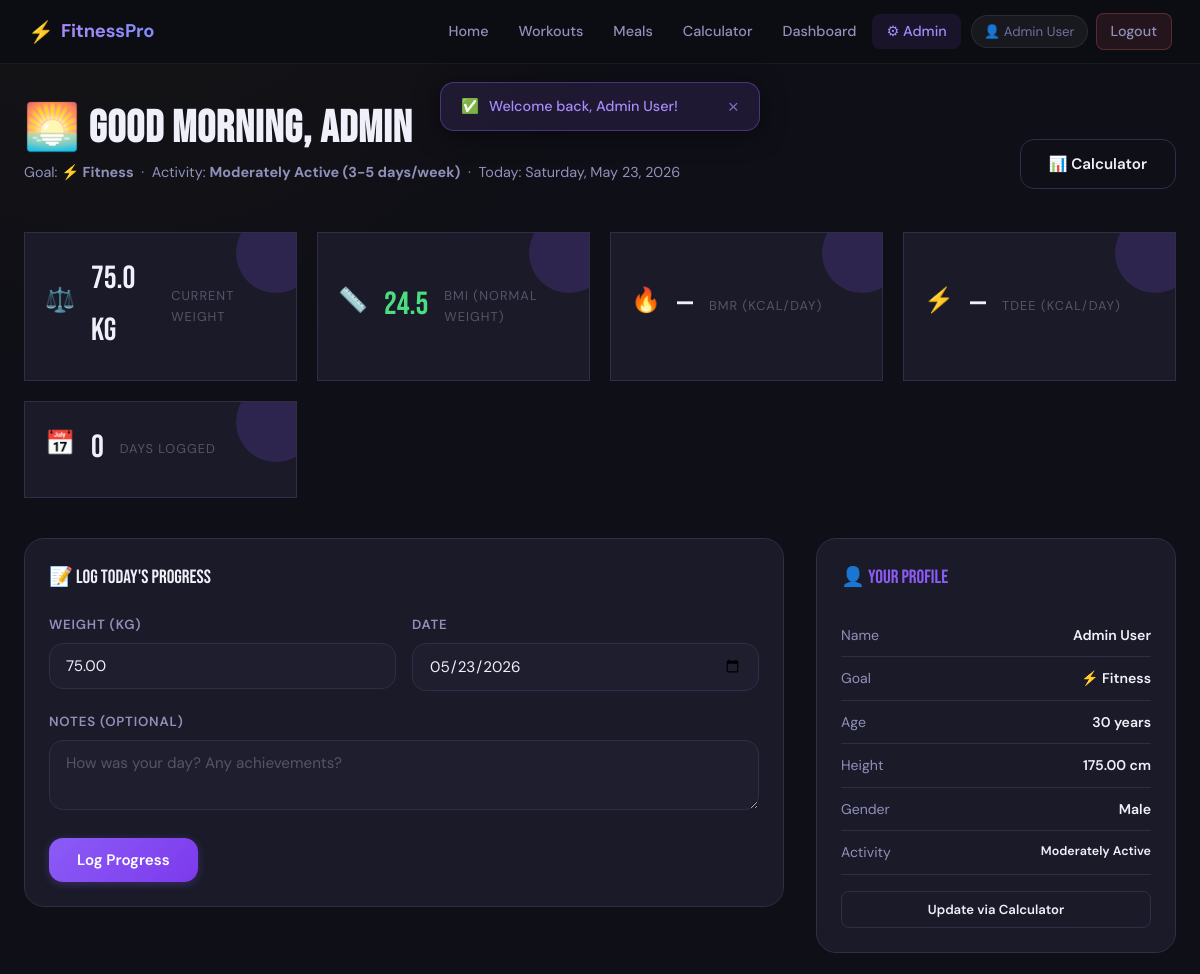
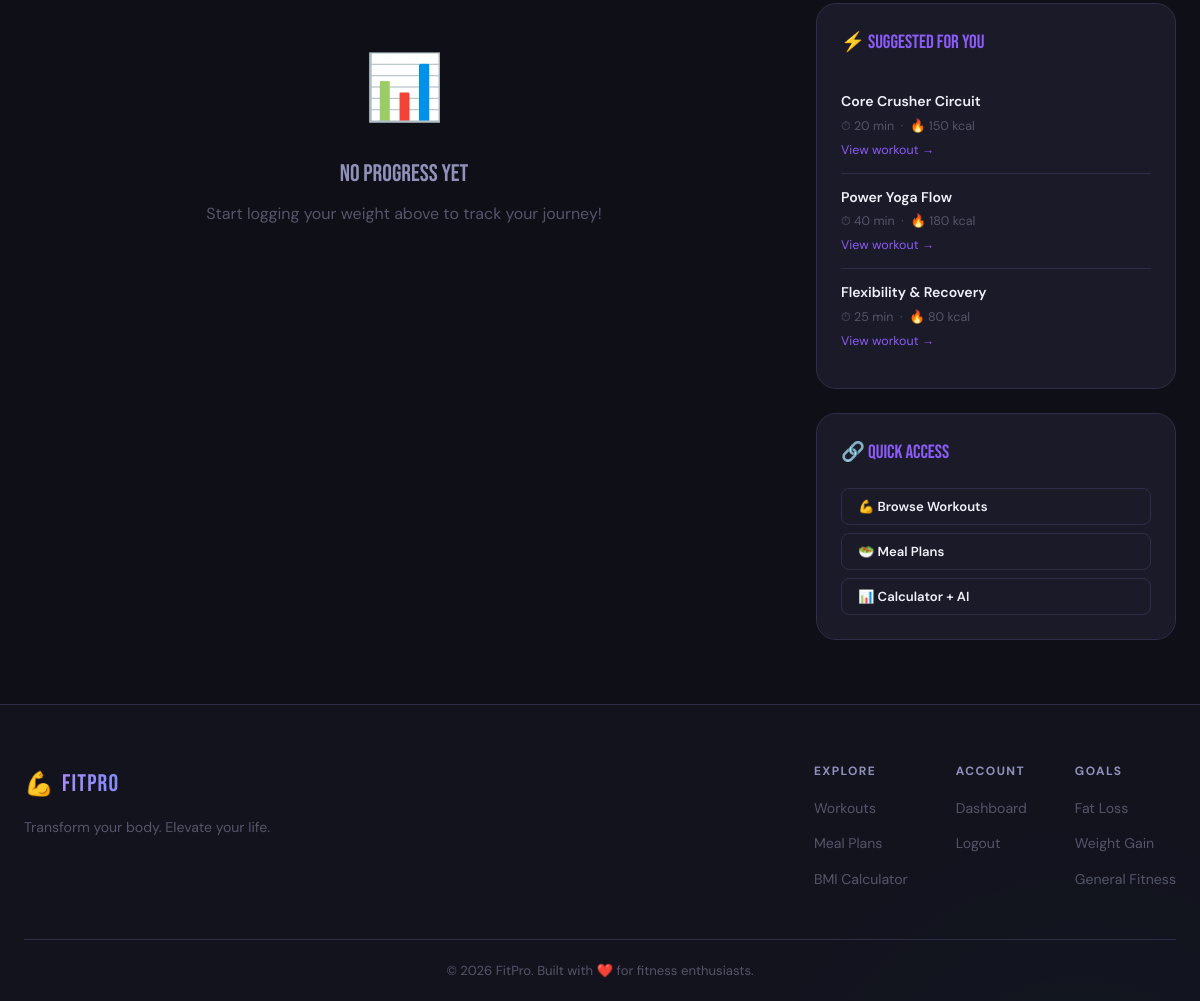
/dashboard.php (signed in), run on the app's committed database (2 pictures, top to bottom).
### tables this page shows
CREATE TABLE IF NOT EXISTS users (
    id INT AUTO_INCREMENT PRIMARY KEY,
    name VARCHAR(150) NOT NULL,
    email VARCHAR(200) NOT NULL UNIQUE,
    password VARCHAR(255) NOT NULL,
    role ENUM('user','admin') NOT NULL DEFAULT 'user',
    age INT DEFAULT NULL,
    weight DECIMAL(5,2) DEFAULT NULL,
    height DECIMAL(5,2) DEFAULT NULL,
    gender ENUM('male','female','other') DEFAULT NULL,
    goal ENUM('fat_loss','weight_gain','fitness') DEFAULT 'fitness',
    activity_level ENUM('sedentary','lightly_active','moderately_active','very_active','extra_active') DEFAULT 'moderately_active',
    avatar VARCHAR(255) DEFAULT NULL,
    is_active TINYINT(1) NOT NULL DEFAULT 1,
    created_at TIMESTAMP DEFAULT CURRENT_TIMESTAMP,
    updated_at TIMESTAMP DEFAULT CURRENT_TIMESTAMP ON UPDATE CURRENT_TIMESTAMP
);

CREATE TABLE IF NOT EXISTS workouts (
    id INT AUTO_INCREMENT PRIMARY KEY,
    category_id INT DEFAULT NULL,
    title VARCHAR(200) NOT NULL,
    description TEXT,
    difficulty ENUM('beginner','intermediate','advanced') NOT NULL DEFAULT 'beginner',
    duration_minutes INT NOT NULL DEFAULT 30,
    calories_burned INT DEFAULT NULL,
    equipment VARCHAR(255) DEFAULT NULL,
    muscle_group VARCHAR(255) DEFAULT NULL,
    instructions TEXT,
    video_url VARCHAR(500) DEFAULT NULL,
    image_url VARCHAR(500) DEFAULT NULL,
    is_featured TINYINT(1) NOT NULL DEFAULT 0,
    goal_tag ENUM('fat_loss','weight_gain','fitness','all') NOT NULL DEFAULT 'all',
    created_at TIMESTAMP DEFAULT CURRENT_TIMESTAMP,
    updated_at TIMESTAMP DEFAULT CURRENT_TIMESTAMP ON UPDATE CURRENT_TIMESTAMP,
    FOREIGN KEY (category_id) REFERENCES categories(id) ON DELETE SET NULL
);

### includes/functions.php (called while the page is built, shortened)
<?php
function e(string $str): string {
    return htmlspecialchars($str, ENT_QUOTES, 'UTF-8');
}
function getCurrentUser(): ?array {
    $pdo = getDB();
    $stmt = $pdo->prepare("SELECT * FROM users WHERE id = ?");
    $stmt->execute([$_SESSION['user_id']]);
    return $stmt->fetch() ?: null;
}
function calculateBMI(float $weight, float $height): float {
    $heightM = $height / 100;
    return round($weight / ($heightM * $heightM), 2);
}
function getBMICategory(float $bmi): array {
    if ($bmi < 25.0) return ['label' => 'Normal Weight', 'color' => '#4ade80'];
    return ['label' => 'Obese', 'color' => '#f87171'];
}
function formatActivity(string $level): string {
    $labels = [
        'sedentary'         => 'Sedentary (little/no exercise)',
        'lightly_active'    => 'Lightly Active (1-3 days/week)',
        'moderately_active' => 'Moderately Active (3-5 days/week)',
        'very_active'       => 'Very Active (6-7 days/week)',
        'extra_active'      => 'Extra Active (physical job)',
    ];
    return $labels[$level] ?? ucfirst(str_replace('_', ' ', $level));
}
function goalLabel(string $goal): string {
    return match($goal) {
        'fat_loss'    => '🔥 Fat Loss',
        'weight_gain' => '💪 Weight Gain',
        'fitness'     => '⚡ Fitness',
        'all'         => '✨ All Goals',
        default       => ucfirst($goal),
    };
}

### dashboard.php (the view, shortened to what this page needs)
<?php
require_once __DIR__ . '/includes/header.php';
$pdo  = getDB();
$user = getCurrentUser();
$progress = $pdo->prepare("
    SELECT * FROM user_progress
    WHERE user_id = ?
    ORDER BY log_date DESC
    LIMIT 10
");
$progress->execute([$user['id']]);
$logs = $progress->fetchAll();
$suggestedWorkouts = $pdo->prepare("SELECT w.*, c.name AS category_name FROM workouts w LEFT JOIN categories c ON w.category_id = c.id WHERE w.goal_tag = ? OR w.goal_tag = 'all' ORDER BY RAND() LIMIT 3");
$suggestedWorkouts->execute([$user['goal']]);
$suggestions = $suggestedWorkouts->fetchAll();
$currentWeight  = $logs[0]['weight']  ?? $user['weight'];
$currentBmi     = $logs[0]['bmi']     ?? ($user['weight'] && $user['height'] ? calculateBMI($user['weight'], $user['height']) : null);
$currentBmr     = $logs[0]['bmr']     ?? null;
$currentTdee    = $logs[0]['tdee']    ?? null;
$bmiCat         = $currentBmi ? getBMICategory($currentBmi) : null;
?>
<div class="dashboard-layout">
    <div class="d-flex justify-between align-center flex-wrap gap-16" style="margin-bottom:8px">
        <div>
            <h1 class="dashboard-greeting">
                <?= date('H') < 12 ? '🌅 Good Morning' : (date('H') < 17 ? '☀️ Good Afternoon' : '🌙 Good Evening') ?>, <?= e(explode(' ', $user['name'])[0]) ?>
            </h1>
            <p class="dashboard-meta">
                Goal: <strong><?= goalLabel($user['goal']) ?></strong> &nbsp;·&nbsp;
                Activity: <strong><?= formatActivity($user['activity_level']) ?></strong> &nbsp;·&nbsp;
                Today: <?= date('l, F j, Y') ?>
            </p>
        </div>
        <a href="/fitness_planner/calculator/index.php" class="btn btn-secondary">📊 Calculator</a>
    </div>
    <div class="stats-row">
        <div class="stat-card">
            <div class="stat-card-icon">⚖️</div>
            <div class="stat-card-value"><?= $currentWeight ? number_format($currentWeight, 1) . ' kg' : '—' ?></div>
            <div class="stat-card-label">Current Weight</div>
        </div>
        <div class="stat-card">
            <div class="stat-card-icon">📏</div>
            <div class="stat-card-value" style="color:<?= $bmiCat ? $bmiCat['color'] : 'var(--text-primary)' ?>">
                <?= $currentBmi ? number_format($currentBmi, 1) : '—' ?>
            </div>
            <div class="stat-card-label">BMI <?= $bmiCat ? '(' . $bmiCat['label'] . ')' : '' ?></div>
        </div>
        <div class="stat-card">
            <div class="stat-card-icon">🔥</div>
            <div class="stat-card-value"><?= $currentBmr ? number_format($currentBmr) : '—' ?></div>
            <div class="stat-card-label">BMR (kcal/day)</div>
        </div>
        <div class="stat-card">
            <div class="stat-card-icon">⚡</div>
            <div class="stat-card-value"><?= $currentTdee ? number_format($currentTdee) : '—' ?></div>
            <div class="stat-card-label">TDEE (kcal/day)</div>
        </div>
        <div class="stat-card">
            <div class="stat-card-icon">📅</div>
            <div class="stat-card-value"><?= count($logs) ?></div>
            <div class="stat-card-label">Days Logged</div>
        </div>
    </div>
    <div class="dashboard-grid">
        <div>
            <div class="progress-chart" style="margin-bottom:24px">
                <div class="chart-title">📝 Log Today's Progress</div>
                <form method="POST">
                    <div class="form-row">
                        <div class="form-group">
                            <label class="form-label" for="log_weight">Weight (kg)</label>
                            <input type="number" id="log_weight" name="log_weight" class="form-control" placeholder="e.g. 75.5" step="0.1" min="20" max="500" value="<?= e($currentWeight ?? '') ?>">
                        </div>
                        <div class="form-group">
                            <label class="form-label" for="log_date">Date</label>
                            <input type="date" id="log_date" name="log_date" class="form-control" value="<?= date('Y-m-d') ?>" max="<?= date('Y-m-d') ?>">
                        </div>
                    </div>
                    <div class="form-group">
                        <label class="form-label" for="log_notes">Notes (optional)</label>
                        <textarea id="log_notes" name="log_notes" class="form-control" placeholder="How was your day? Any achievements?" style="min-height:70px"></textarea>
                    </div>
                    <button type="submit" class="btn btn-primary">Log Progress</button>
                </form>
            </div>
            <?php if ($logs): ?>
            <div class="admin-table-wrap">
                <div class="admin-table-header">
                    <h3 style="font-family:var(--font-display);font-size:1.1rem">Progress History</h3>
                </div>
                <div class="progress-table-wrap">
                    <table class="progress-table">
                        <thead>
                            <tr>
                                <th>Date</th>
                                <th>Weight</th>
                                <th>BMI</th>
                                <th>BMR</th>
                                <th>TDEE</th>
                                <th>Notes</th>
                            </tr>
                        </thead>
                        <tbody>
                            <?php foreach ($logs as $log): ?>
                                <tr>
                                    <td><?= e(date('M j, Y', strtotime($log['log_date']))) ?></td>
                                    <td><?= $log['weight'] ? number_format($log['weight'], 1) . ' kg' : '—' ?></td>
                                    <td><?= $log['bmi']   ? number_format($log['bmi'], 1)   : '—' ?></td>
                                    <td><?= $log['bmr']   ? number_format($log['bmr'])      : '—' ?></td>
                                    <td><?= $log['tdee']  ? number_format($log['tdee'])     : '—' ?></td>
                                    <td><?= e(truncate($log['notes'] ?? '', 60)) ?></td>
                                </tr>
                            <?php endforeach; ?>
                        </tbody>
                    </table>
                </div>
            </div>
            <?php else: ?>
                <div class="empty-state">
                    <div class="empty-icon">📊</div>
                    <div class="empty-title">No Progress Yet</div>
                    <p>Start logging your weight above to track your journey!</p>
                </div>
            <?php endif; ?>
        </div>
        <div>
            <div class="sidebar-card">
                <div class="sidebar-title">👤 Your Profile</div>
                <div class="sidebar-stat"><span class="sidebar-stat-label">Name</span><span class="sidebar-stat-value"><?= e($user['name']) ?></span></div>
                <div class="sidebar-stat"><span class="sidebar-stat-label">Goal</span><span class="sidebar-stat-value"><?= goalLabel($user['goal']) ?></span></div>
                <?php if ($user['age']): ?><div class="sidebar-stat"><span class="sidebar-stat-label">Age</span><span class="sidebar-stat-value"><?= e($user['age']) ?> years</span></div><?php endif; ?>
                <?php if ($user['height']): ?><div class="sidebar-stat"><span class="sidebar-stat-label">Height</span><span class="sidebar-stat-value"><?= e($user['height']) ?> cm</span></div><?php endif; ?>
                <?php if ($user['gender']): ?><div class="sidebar-stat"><span class="sidebar-stat-label">Gender</span><span class="sidebar-stat-value"><?= ucfirst(e($user['gender'])) ?></span></div><?php endif; ?>
                <div class="sidebar-stat"><span class="sidebar-stat-label">Activity</span><span class="sidebar-stat-value" style="font-size:0.78rem"><?= ucwords(str_replace('_', ' ', e($user['activity_level']))) ?></span></div>
                <a href="/fitness_planner/calculator/index.php" class="btn btn-secondary btn-sm w-full" style="margin-top:16px;text-align:center;display:block">Update via Calculator</a>
            </div>
            <?php if ($suggestions): ?>
            <div class="sidebar-card" style="position:static">
                <div class="sidebar-title">⚡ Suggested For You</div>
                <?php foreach ($suggestions as $i => $sw): ?>
                    <div style="padding:12px 0;border-bottom:1px solid var(--border);<?= $i === count($suggestions)-1 ? 'border-bottom:none' : '' ?>">
                        <div style="font-size:0.88rem;font-weight:600;color:var(--text-primary);margin-bottom:4px"><?= e($sw['title']) ?></div>
                        <div style="font-size:0.78rem;color:var(--text-muted)">⏱ <?= e($sw['duration_minutes']) ?> min &nbsp;·&nbsp; 🔥 <?= e($sw['calories_burned']) ?> kcal</div>
                        <a href="/fitness_planner/workouts/detail.php?id=<?= $sw['id'] ?>" style="font-size:0.78rem;color:var(--accent);display:block;margin-top:4px">View workout →</a>
                    </div>
                <?php endforeach; ?>
            </div>
            <?php endif; ?>
            <div class="sidebar-card" style="position:static">
                <div class="sidebar-title">🔗 Quick Access</div>
                <div style="display:flex;flex-direction:column;gap:8px">
                    <a href="/fitness_planner/workouts/index.php" class="btn btn-secondary btn-sm">💪 Browse Workouts</a>
                    <a href="/fitness_planner/meals/index.php" class="btn btn-secondary btn-sm">🥗 Meal Plans</a>
                    <a href="/fitness_planner/calculator/index.php" class="btn btn-secondary btn-sm">📊 Calculator + AI</a>
                </div>
            </div>
        </div>
    </div>
</div>
<?php require_once __DIR__ . '/includes/footer.php'; ?>

### data on the page
users: name "Admin", goal "⚡ Fitness", activity_level "Moderately Active (3-5 days/week)", weight "75.0", currentBmi "24.5", weight+height "NORMAL WEIGHT", log_weight "75.00", name "Admin User", age "30", height "175.00", gender "Male", activity_level "Moderately Active"
workouts: title "Core Crusher Circuit", duration_minutes "20", calories_burned "150"
workouts: title "Power Yoga Flow", duration_minutes "40", calories_burned "180"
workouts: title "Flexibility & Recovery", duration_minutes "25", calories_burned "80"

### other printed values
$_SESSION['user_name'] "Admin User"
$flash['message'] "Welcome back, Admin User!"
count($logs) "0"
